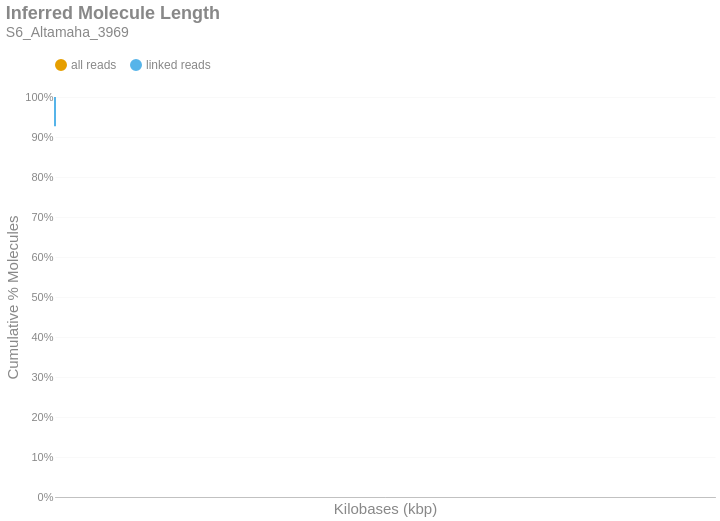

The notebook cell saved with this chart:
### Markdown cell above
### Inferred Molecule Length
This is the cumulative frequency distribution of molecule lengths inferred from the first and last alignment positions along a contig for all alignments associated with a single linked-read barcode on a given contig.There are two distributions: one with `all` the alignments (yellow) and another with only `linked reads` (blue). The percent of molecules in the `linked reads` distribution is relative to the total number of linked molecules.

### Code cell
if SKIPLR:
    print_html(f"Skipped")
else:
    binned_df = consolidated_hist(valids['length_inferred']/1000, mask, 10, True)
    binned_df = binned_df.with_columns(
        pl.when(pl.col('bin').cast(pl.Utf8) == '0').then(pl.lit('1')).otherwise(pl.col('bin').cast(pl.Utf8)).alias('bin')
    )
    with SafeRender(binned_df):
        (
            density_plot(binned_df, 'Inferred Molecule Length', samplename, 'inferredlen')
            .transform_calculate(bin_kb='datum.bin / 1000')
            .encode(
                x=alt.X('bin_kb:Q', title="Kilobases (kbp)").scale(type='log', padding=0).axis(labelAngle=-40),
                y=alt.Y('value:Q', title='Cumulative % Molecules')
                    .axis(format='%')
                    .stack(False)
                    .scale(domainMin=0, domainMax=1,padding=0),
                color=alt.Color("key:N").scale(domain = ["all reads", "linked reads"]),
                tooltip = [
                    alt.Tooltip("key:N", title = "Data Type"),
                    alt.Tooltip("range_label:N", title="Kilobases"),
                    alt.Tooltip("value:Q", format = ".2%", title="% Molecules (Cum.)")
                ]
            )
        ).display()

### Figure 1 — Vega-Lite specification as saved in the notebook (floating-point values rounded to 4 significant figures)
{"width": "container", "height": 400, "config": {"title": {"anchor": "start", "dy": -15, "fontSize": 18, "color": "#888888", "subtitleColor": "#888888", "subtitleFontSize": 14}, "arc": {"fill": "#0072B2"}, "axis": {"domainColor": "#888888", "domainWidth": 0.5, "gridWidth": 0.2, "grid": false, "titleFontWeight": 400, "titleFontSize": 15, "labelFontSize": 11, "labelColor": "#888888", "tickColor": "#888888", "tickWidth": 0.2, "titleColor": "#888888"}, "axisBand": {"grid": false}, "axisX": {"grid": true, "tickSize": 10, "domainCap": "round"}, "axisY": {"domain": false, "grid": true, "tickSize": 0, "domainCap": "round"}, "background": "transparent", "header": {"labelFontSize": 15, "labelColor": "#888888", "titleFontSize": 15, "titleFontWeight": 600, "titleColor": "#888888"}, "legend": {"labelFont": "sans-serif", "labelFontSize": 12, "labelColor": "#888888", "symbolSize": 100, "symbolType": "circle", "titleFontSize": 12, "titlePadding": 10, "titleColor": "#888888", "title": null, "orient": "top"}, "range": {"category": ["#E69F00", "#56B4E9", "#009E73", "#F0E442", "#0072B2", "#D55E00", "#CC79A7", "#000000"], "diverging": ["#cfe8f3", "#a2d4ec", "#73bfe2", "#46abdb", "#1696d2", "#12719e"]}, "area": {"fill": "#0072B2", "fillOpacity": 0.7, "line": true, "strokeOpacity": 0.7}, "line": {"color": "#0072B2", "stroke": "#0072B2", "strokeWidth": 2}, "trail": {"color": "#0072B2", "stroke": "#0072B2", "strokeWidth": 0, "size": 1}, "point": {"filled": true, "fillOpacity": 1.0, "size": 95}, "text": {"color": "#888888", "fontSize": 11, "align": "right", "fontWeight": 400, "size": 11}, "bar": {"fill": "#0072B2", "stroke": null}, "view": {"stroke": null, "continuousWidth": 660, "continuousHeight": 400}}, "data": {"name": "data-7d9c16283c490039a09194077880c4ba"}, "mark": {"type": "line", "interpolate": "monotone", "point": {"opacity": 0, "size": 275}}, "encoding": {"color": {"field": "key", "scale": {"domain": ["all reads", "linked reads"]}, "type": "nominal"}, "tooltip": [{"field": "key", "title": "Data Type", "type": "nominal"}, {"field": "range_label", "title": "Kilobases", "type": "nominal"}, {"field": "value", "format": ".2%", "title": "% Molecules (Cum.)", "type": "quantitative"}], "x": {"axis": {"labelAngle": -40}, "field": "bin_kb", "scale": {"type": "log", "padding": 0}, "title": "Kilobases (kbp)", "type": "quantitative"}, "y": {"axis": {"format": "%"}, "field": "value", "scale": {"domainMin": 0, "domainMax": 1, "padding": 0}, "stack": false, "title": "Cumulative % Molecules", "type": "quantitative"}}, "params": [{"name": "param_c36ac31b6afebe62", "select": {"type": "point", "fields": ["key"]}, "bind": "legend"}], "title": {"text": "Inferred Molecule Length", "subtitle": "S6_Altamaha_3969"}, "transform": [{"fold": ["all reads (cumsum)", "linked reads (cumsum)"]}, {"calculate": "replace(datum.key, ' (cumsum)', '')", "as": "key"}, {"filter": {"param": "param_c36ac31b6afebe62"}}, {"calculate": "datum.bin / 1000", "as": "bin_kb"}], "usermeta": {"embedOptions": {"downloadFileName": "S6_Altamaha_3969.inferredlen"}}, "$schema": "https://vega.github.io/schema/vega-lite/v6.1.0.json", "datasets": {"data-7d9c16283c490039a09194077880c4ba": [{"bin": "0.0", "interval": "0.0-10.0", "all reads": 0.9918, "linked reads": 0.9266, "all reads (cumsum)": 0.9918, "linked reads (cumsum)": 0.9266, "range_label": "0-9"}, {"bin": "10.0", "interval": "10.0-20.0", "all reads": 0.006319, "linked reads": 0.05685, "all reads (cumsum)": 0.9981, "linked reads (cumsum)": 0.9835, "range_label": "10-19"}, {"bin": "20.0", "interval": "20.0-30.0", "all reads": 0.0007954, "linked reads": 0.006921, "all reads (cumsum)": 0.9989, "linked reads (cumsum)": 0.9904, "range_label": "20-29"}, {"bin": "30.0", "interval": "30.0-40.0", "all reads": 0.0005369, "linked reads": 0.00462, "all reads (cumsum)": 0.9994, "linked reads (cumsum)": 0.995, "range_label": "30-39"}, {"bin": "40.0", "interval": "40.0-50.0", "all reads": 0.0005071, "linked reads": 0.004379, "all reads (cumsum)": 0.9999, "linked reads (cumsum)": 0.9994, "range_label": "40-49"}, {"bin": "50.0", "interval": "50.0-60.0", "all reads": 5.394e-05, "linked reads": 0.0004861, "all reads (cumsum)": 1.0, "linked reads (cumsum)": 0.9999, "range_label": "50-59"}, {"bin": "60.0", "interval": "60.0-70.0", "all reads": 1.001e-05, "linked reads": 8.382e-05, "all reads (cumsum)": 1.0, "linked reads (cumsum)": 1.0, "range_label": "60-69"}, {"bin": "70.0", "interval": "70.0-80.0", "all reads": 2.504e-06, "linked reads": 1.886e-05, "all reads (cumsum)": 1.0, "linked reads (cumsum)": 1.0, "range_label": "70-79"}, {"bin": "80.0", "interval": "80.0-90.0", "all reads": 1.593e-06, "linked reads": 1.257e-05, "all reads (cumsum)": 1.0, "linked reads (cumsum)": 1.0, "range_label": "80-89"}, {"bin": "90.0", "interval": "90.0-100.0", "all reads": 9.104e-07, "linked reads": 6.286e-06, "all reads (cumsum)": 1.0, "linked reads (cumsum)": 1.0, "range_label": "90-99"}, {"bin": "100.0", "interval": "100.0-110.0", "all reads": 2.276e-07, "linked reads": 0.0, "all reads (cumsum)": 1.0, "linked reads (cumsum)": 1.0, "range_label": "100-109"}, {"bin": "110.0", "interval": "110.0-120.0", "all reads": 6.828e-07, "linked reads": 4.191e-06, "all reads (cumsum)": 1.0, "linked reads (cumsum)": 1.0, "range_label": "110-119"}, {"bin": "120.0", "interval": "120.0-130.0", "all reads": 2.276e-07, "linked reads": 2.095e-06, "all reads (cumsum)": 1.0, "linked reads (cumsum)": 1.0, "range_label": "120-129"}, {"bin": "130.0", "interval": "130.0-140.0", "all reads": 4.552e-07, "linked reads": 4.191e-06, "all reads (cumsum)": 1.0, "linked reads (cumsum)": 1.0, "range_label": "130-139"}]}}
